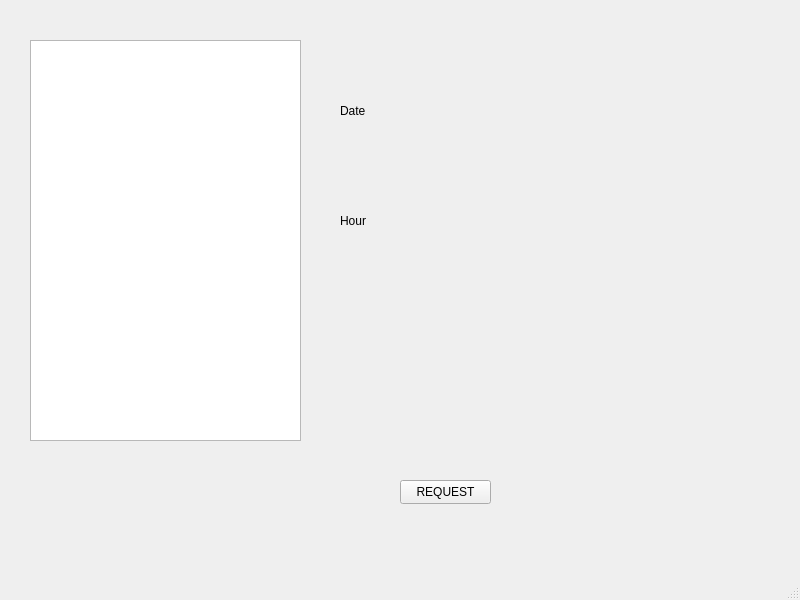
<?xml version="1.0" encoding="UTF-8"?>
<ui version="4.0">
 <class>mWindows</class>
 <widget class="QMainWindow" name="mWindows">
  <property name="geometry">
   <rect>
    <x>0</x>
    <y>0</y>
    <width>800</width>
    <height>600</height>
   </rect>
  </property>
  <property name="windowTitle">
   <string>Postulante S.A.</string>
  </property>
  <widget class="QWidget" name="centralwidget">
   <widget class="QLabel" name="lblDate">
    <property name="geometry">
     <rect>
      <x>340</x>
      <y>100</y>
      <width>201</width>
      <height>21</height>
     </rect>
    </property>
    <property name="text">
     <string>Date</string>
    </property>
    <property name="wordWrap">
     <bool>false</bool>
    </property>
   </widget>
   <widget class="QLabel" name="lblHour">
    <property name="geometry">
     <rect>
      <x>340</x>
      <y>200</y>
      <width>121</width>
      <height>41</height>
     </rect>
    </property>
    <property name="text">
     <string>Hour</string>
    </property>
   </widget>
   <widget class="QListWidget" name="lwCharacters">
    <property name="geometry">
     <rect>
      <x>30</x>
      <y>40</y>
      <width>271</width>
      <height>401</height>
     </rect>
    </property>
   </widget>
   <widget class="QPushButton" name="pbRequest">
    <property name="geometry">
     <rect>
      <x>400</x>
      <y>480</y>
      <width>91</width>
      <height>24</height>
     </rect>
    </property>
    <property name="text">
     <string>REQUEST</string>
    </property>
   </widget>
  </widget>
  <widget class="QMenuBar" name="menubar">
   <property name="geometry">
    <rect>
     <x>0</x>
     <y>0</y>
     <width>800</width>
     <height>26</height>
    </rect>
   </property>
  </widget>
  <widget class="QStatusBar" name="statusbar"/>
 </widget>
 <resources/>
 <connections/>
</ui>
